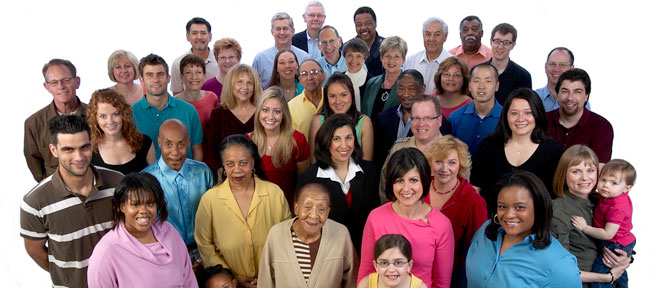
#> input picture python/face_recognition/images/people2.jpg, 660 x 288 px
$ python face_img_recognition.py --i images/people2.jpg   (older library calls are emulated)
#> lines starting #> are read from the running program, lines starting #| are printed output that depends on the picture; after the words box and inside, x2 and y2 are one past the last pixel; in counts of white or black regions, pixels touching at a corner belong together
import os
import argparse
import cv2

FACE_CASCADE_PATH = './cascade/haarcascade_frontalface_default.xml'

def image_exists(image_path = ''):
	if os.path.isfile(image_path):
		return True

	return False

def main():
	parser = argparse.ArgumentParser()
	parser.add_argument('--i', default='', help='Image Path')
	args = vars( parser.parse_args() )

	image_path = args['i']
	if image_exists(image_path):
		face_cascade = cv2.CascadeClassifier(FACE_CASCADE_PATH)
		image = cv2.imread(image_path)
#> image is the input picture: shape (288, 660, 3); mean B, G, R 130, 131.1, 149.7
		gray_image = cv2.cvtColor(image, cv2.COLOR_BGR2GRAY)
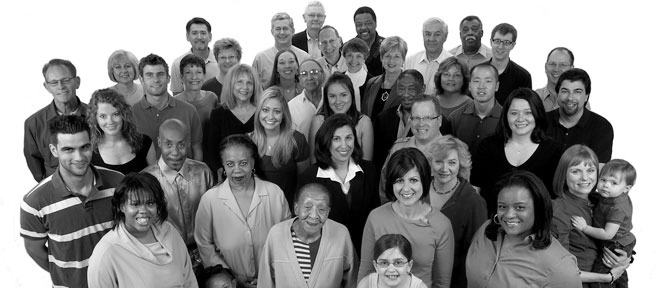
#> gray_image: shape (288, 660); min 0, max 255, mean 136.5

		faces = face_cascade.detectMultiScale(gray_image,
											  scaleFactor = 1.1,
											  minNeighbors = 5,
											  minSize = (30, 30),
											  flags = cv2.cv.CV_HAAR_SCALE_IMAGE)
#> faces = 17 rows, first 6: [139, 62, 35, 35], [465, 66, 36, 36], [554, 77, 37, 37], [322, 82, 34, 34], [254, 97, 35, 35], [503, 99, 36, 36]

		print("{} faces found in the image".format(len(faces)))
#| 17 faces found in the image

		for (x, y, w, h) in faces:
			cv2.rectangle(image, (x, y), (x+w, y+h), (0, 255, 0), 2)
#> this loop made 17 passes
#> (x, y, w, h) on passes 1 to 12: (139, 62, 35, 35), (465, 66, 36, 36), (554, 77, 37, 37), (322, 82, 34, 34), (254, 97, 35, 35), (503, 99, 36, 36), (93, 102, 34, 34), (406, 104, 36, 36), (325, 125, 35, 35), (156, 129, 38, 38), (219, 149, 38, 38), (565, 157, 37, 37)
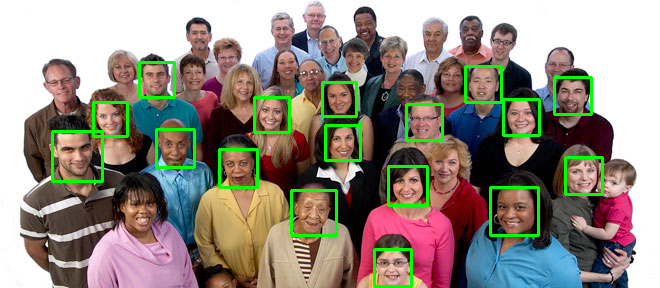
#> image: shape (288, 660, 3); 4.06% of pixels changed, all inside (x1, y1, x2, y2) = (51, 61, 604, 288)

		cv2.imshow("Faces in Image", image)
		cv2.waitKey(0)
	else:
		print('Image file cannot be found')


if __name__ == '__main__':
	main()

$ run again, on python/face_recognition/images/people5.jpg
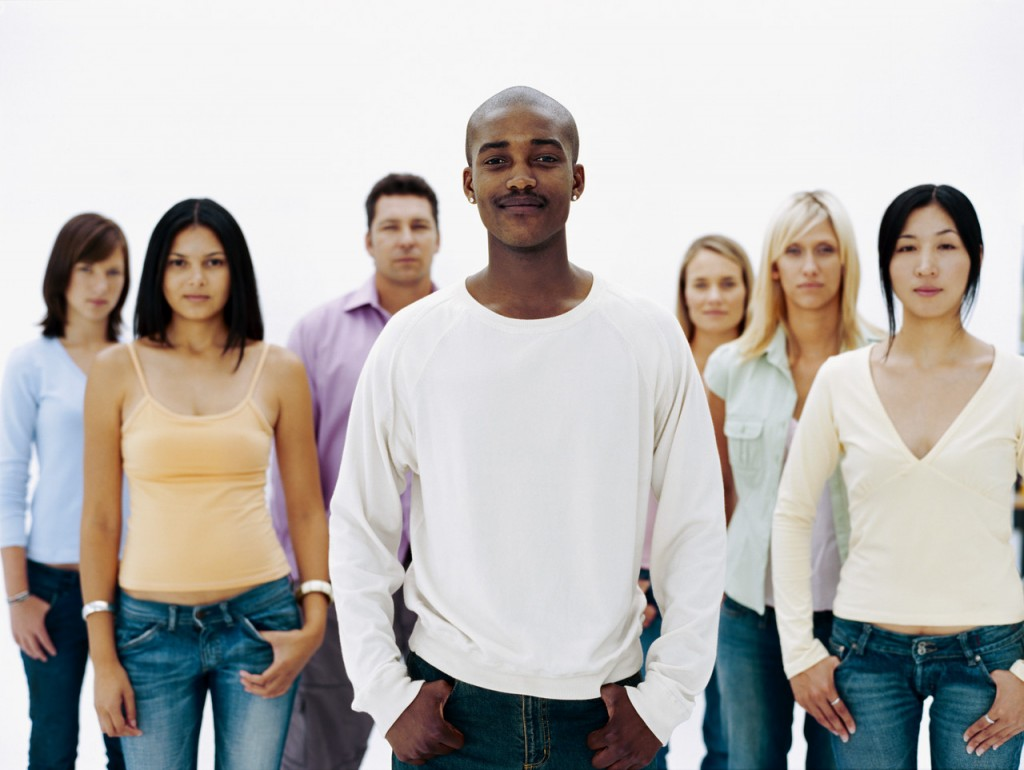
#> input picture python/face_recognition/images/people5.jpg, 1024 x 770 px
#> in main, image is the input picture: shape (770, 1024, 3); mean B, G, R 178.2, 181.6, 185.3
#> in main, `gray_image = cv2.cvtColor(image, cv2.COLOR_BGR2GRAY)`:
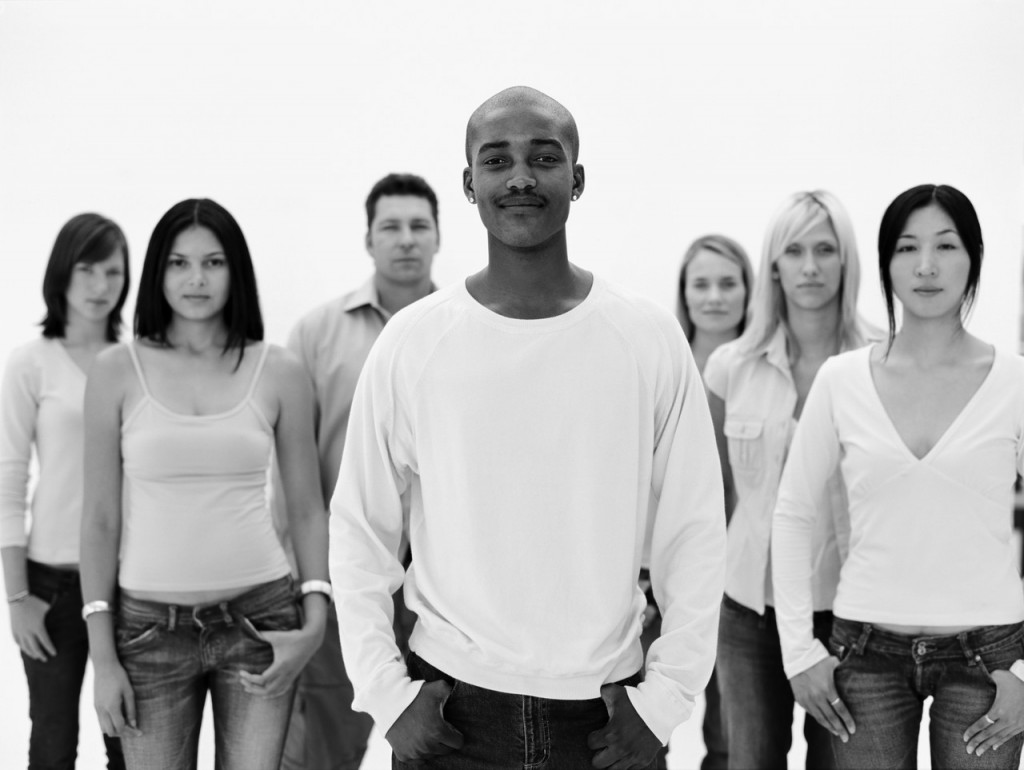
#> gray_image: shape (770, 1024); min 0, max 255, mean 182.3
#> faces = [[65, 248, 68, 68], [676, 255, 78, 78], [784, 286, 64, 64], [365, 195, 82, 82], [153, 232, 87, 87], [767, 219, 86, 86], [881, 212, 97, 97], [456, 108, 129, 129]]
#| 8 faces found in the image
#> the loop in main, `for (x, y, w, h) in faces:` made 8 passes
#> after the loop in main, `for (x, y, w, h) in faces:`:
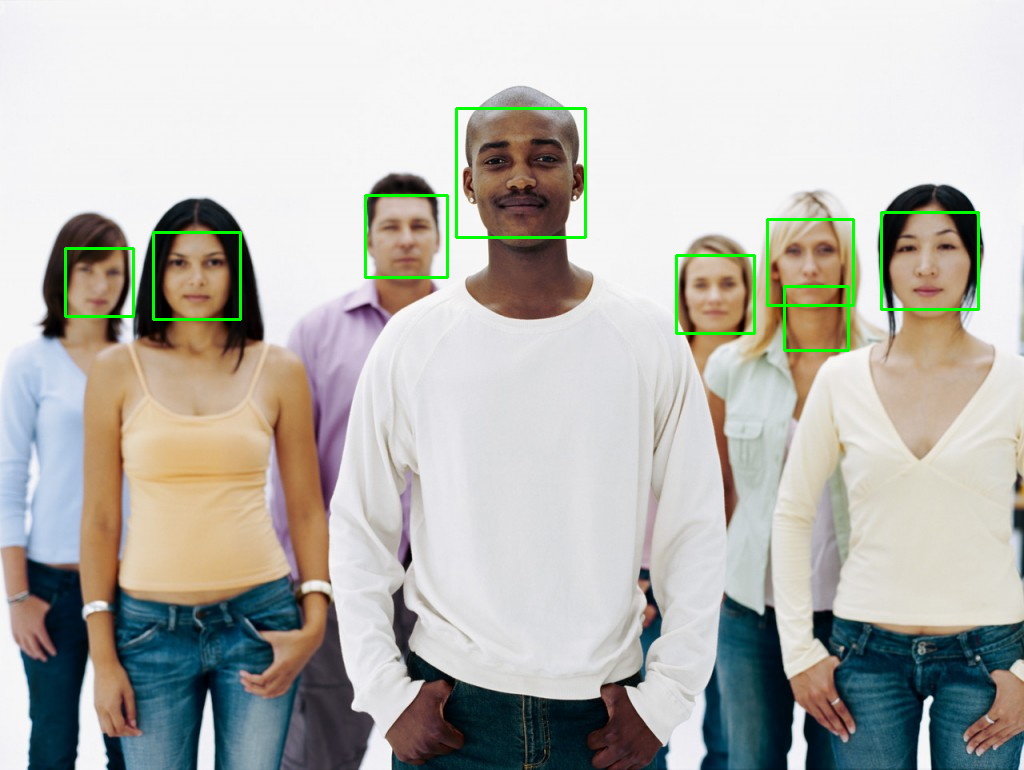
#> image: shape (770, 1024, 3); 1.05% of pixels changed, all inside (x1, y1, x2, y2) = (64, 107, 980, 352)
